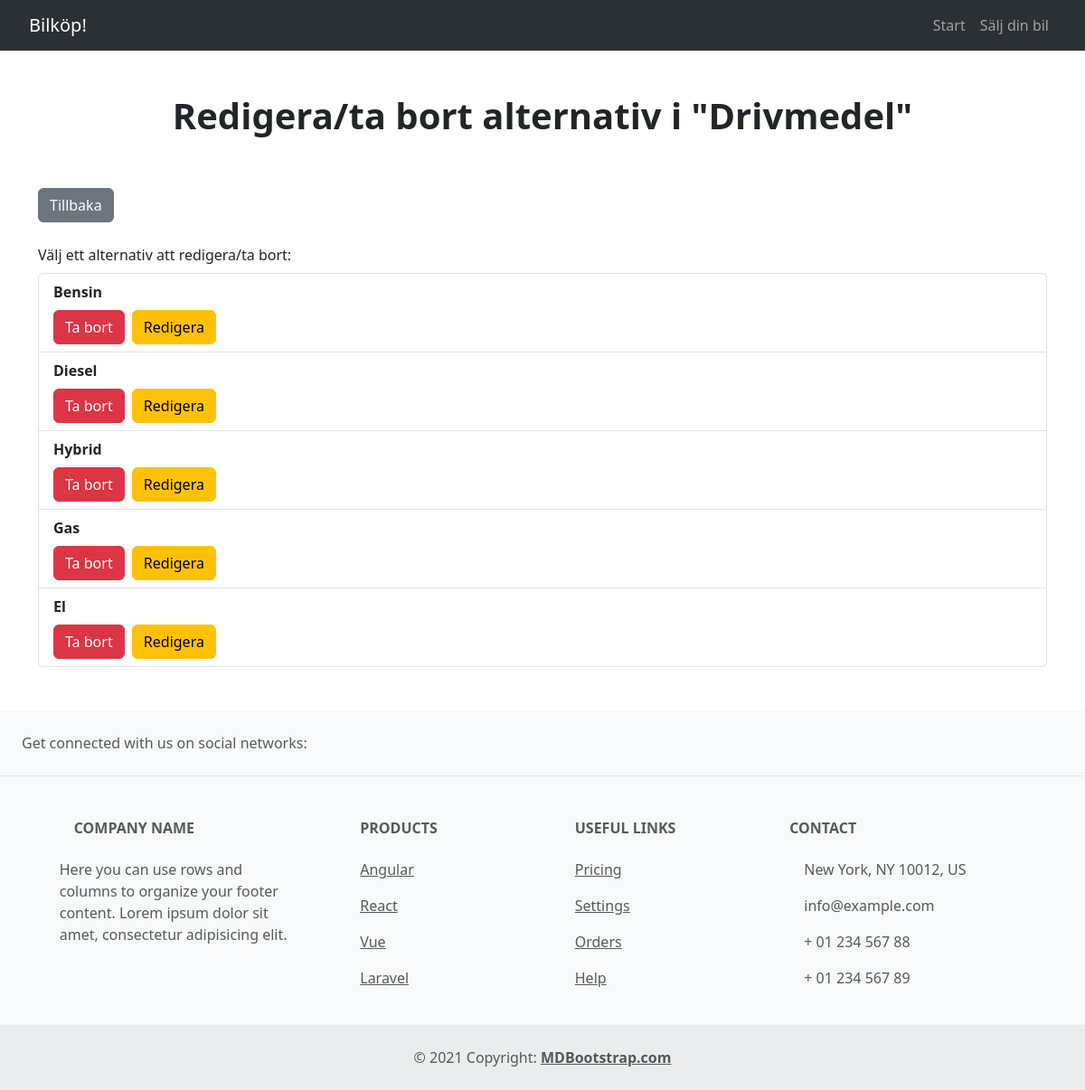
/listattributes.php?option=fueltype, run on an earlier commit of the app's database.
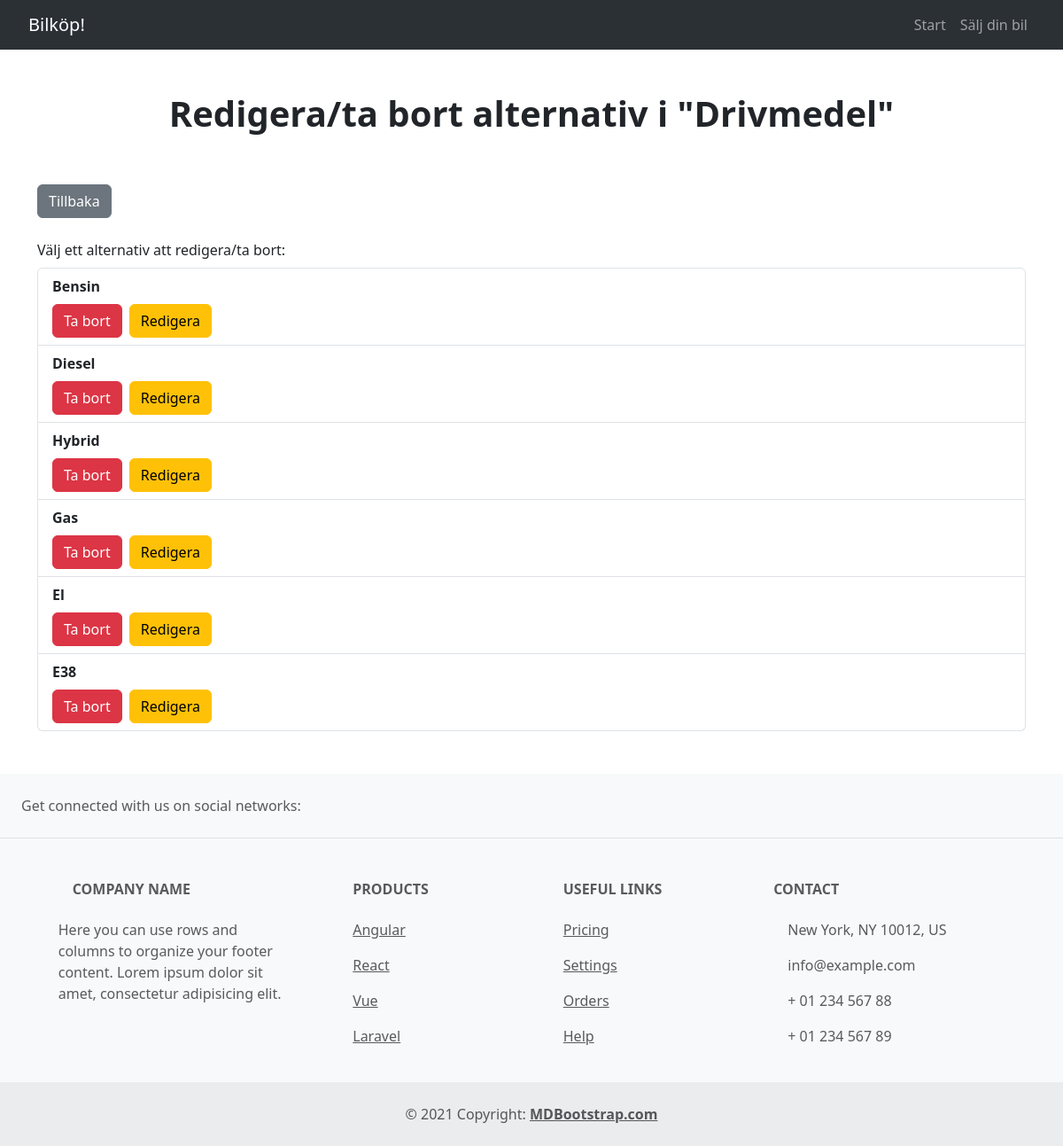
And on a later commit of the database.
### tables this page shows
CREATE TABLE `table_fuel_type` (
  `fuel_type_id` int(11) NOT NULL,
  `fuel_type_name` varchar(255) NOT NULL
);

### includes/functions.php (called while the page is built, shortened)
<?php
function selectAttributes($pdo, $attributeTable) {
	$attributesQuery = "SELECT * FROM $attributeTable";
	$attributesArray = $pdo->query($attributesQuery)->fetchAll();
	return $attributesArray;
}
?>

### listattributes.php (the view, shortened to what this page needs)
<?php
include_once 'includes/config.php';
include_once 'includes/functions.php';
$currentOption = $_GET['option'];
switch ($currentOption) {
    case 'fueltype':
        $optionName = 'Drivmedel';
        $attributeTable = 'table_fuel_type';
        break;
}
$attributeData = selectAttributes($pdo, $attributeTable);
$keys = array_keys($attributeData[0]);
include_once 'includes/header.php';
?>
<div class="container mt-5">
    <h1 class="text-center fw-bold mb-5">Redigera/ta bort alternativ i "<?php echo $optionName ?>"</h1>
    <a href='index.php' class='btn btn-secondary mt-2 mb-4 me-1'>Tillbaka</a>
    <form action="" method="post">
        <label for="new-attribute" class="form-label"> Välj ett alternativ att redigera/ta bort:</label><br>
            <ul class="list-group">
                <?php
                $tableRow = 0;
                foreach($attributeData as $attribute) {
                    echo "<li class='list-group-item fw-bold'>
                    {$attribute[$keys[1]]}<br>
                    <a href='deleteattribute.php?option={$currentOption}&attribute={$tableRow}' class='btn btn-danger mt-2 me-1'>Ta bort</a>
                    <a href='editattribute.php?option={$currentOption}&attribute={$tableRow}' class='btn btn-warning mt-2'>Redigera</a>
                    </li>";
                    $tableRow++;
                }
                ?>
            </ul>
    </form>
</div>
<?php
include_once 'includes/footer.php';
?>

What changed in the data, as far as the page shows it:
added table_fuel_type: fuel_type_name "E38"
